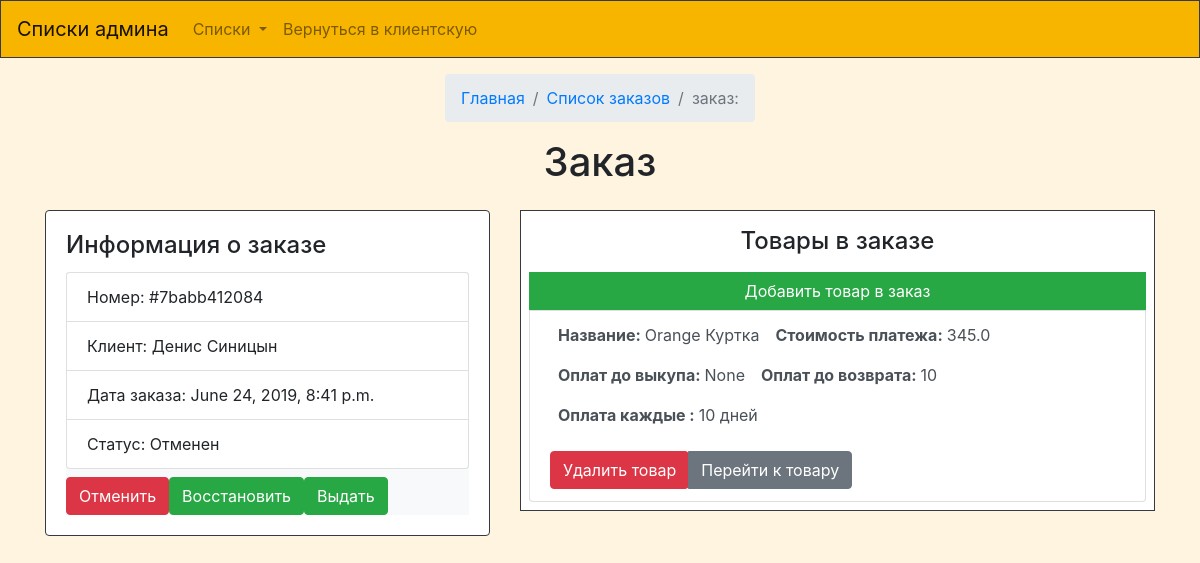
Page /admzakaz/19 (signed in) on the committed database.
### firstapp/models.py (models this page shows, shortened)
class Zakaz(models.Model):
    status = models.BooleanField()
    nomer = models.TextField()
    date = models.DateTimeField()
    person = models.ForeignKey(Person, on_delete=models.CASCADE)
    vidann = models.BooleanField()
    class Meta:
        unique_together = ('nomer',)

class Person(models.Model):
    user = models.OneToOneField(User,on_delete = models.CASCADE, null=True)
    sex = models.BooleanField(null=True)
    phone = models.IntegerField(null=True)
    Vk = models.TextField(null=True);
    Insta = models.TextField(null=True);
    Status = models.CharField(max_length=20,null=True)
    DateReg = models.DateField(null=True);
    DataLast = models.DateTimeField(null=True);
    Zamoroz = models.BooleanField(null=True);
    Email = models.TextField(null=True)
    name = models.CharField(db_index=True,max_length=300)
    PhotoPerson = models.TextField(null=True)
    Bird = models.DateField(null=True)
    Adress = models.TextField(null=True)
    balance = models.FloatField(null=True)
    class Meta:
        unique_together = ( 'Email',)
    objects = models.Manager()

class TovarsZakaz(models.Model):
    zakaz = models.ForeignKey(Zakaz, on_delete=models.CASCADE)
    tovar = models.ForeignKey(VidArendiTovars, on_delete=models.CASCADE)
    size = models.ForeignKey(SizeTovars, on_delete=models.CASCADE)

### firstapp/views.py (the view, shortened to what this page needs)
# urls.py: path('admzakaz/<int:id>', views.zakaz),
def zakaz(req, id):
    if not req.user.is_authenticated:
        return HttpResponseRedirect('/auto/')
    if req.user.person.Status != "Админ":
        return HttpResponseRedirect('/main/')
    zak = Zakazi(req)
    dann = zak.GetZakaz(id)
    return  render(req,'Bot_Card-zakaza.html', context=dann)

### firstapp/views_Obr.py (called while the page is built)
    def __tovarszakaz(self, zakaz):
        tovars = zakaz.tovarszakaz_set.all().values('tovar__tovar__name', 'tovar__stoimost', 'tovar__vikup',
                                                    'tovar__Vozvrat', 'tovar__platej', 'tovar__vidArendi__name','tovar__tovar__id' ,'id')
        return tovars

    def GetZakaz(self, id):
        zakaz = Zakaz.objects.get(id=id)
        dann = {'date':zakaz.date,'nomer':zakaz.nomer,'vid':zakaz.vidann, 'name':zakaz.person.name,'id':zakaz.id , 'status':zakaz.status}
        tovars =self.__tovarszakaz(zakaz)
        return {'zakaz':dann,'tovars':tovars}

### templates/Bot_Card-zakaza.html (shortened to what this page needs)
{% extends "Bot_base.html" %}
{% load staticfiles %}
{% load widget_tweaks %}
{% block main %}
<div class="d-flex flex-column align-items-center mt-3">
    <nav aria-label="breadcrumb">
    <ol class="breadcrumb">
        <li class="breadcrumb-item"><a href="#">Главная</a></li>
        <li class="breadcrumb-item"><a href="/admzakazi/">Список заказов</a></li>
        <li class="breadcrumb-item active" aria-current="page">заказ: {{name}}</li>
    </ol>
    </nav>
    <h1 class="mb-3">Заказ</h1>
    <div class="container">
        <div class="row">
            <div class="col-xl-5 col-lg-5">
    <div class="card mt-2 mb-4 border border-dark">
        <div class="card-body">
            <h4 class="card-title">Информация о заказе</h4>
            <div class=" bg-light">
            <ul class="list-group">
			<form>
				<li class="list-group-item">Номер: #{{zakaz.nomer}}</li>
                <li class="list-group-item">Клиент: {{zakaz.name}}</li>
                <li class="list-group-item">Дата заказа: {{zakaz.date}}</li>
				{% if zakaz.status == False %}
				<li class="list-group-item">Статус: Отменен</li>
				{% else %}
				<li class="list-group-item">Статус: Активен</li>
				{% endif %}
			</form>
            </ul>
				<div class="d-flex flex-column justify-content-center">
					<div class="btn-group mt-2" role="group" aria-label="Basic example">
					<form method="POST" action="/admzakaz/{{zakaz.id}}">
						<button type="sumbit" class="btn btn-danger ">Отменить</button>
					</form>
					<form method="POST" action="/admzakaz/{{zakaz.id}}">
						<button type="sumbit" class="btn btn-success ">Восстановить</button>
					</form>
					{% if zakaz.vid == False %}
					<form method="POST" action="/admzakaz/{{zakaz.id}}">
						<button type="sumbit" class="btn btn-success ">Выдать</button>
					</form>
					{% else %}
						<div type="sumbit" class="btn btn-success ">Выданно</div>
					{% endif %}
					</div>
				</div>
			</div>
		</div>
    </div>
        </div>
            <div class="col-xl-7 col-lg-7">
                <div class="container bg-white border-dark border p-2 mt-2 mb-4">
                    <h4 class="mt-2 mb-3 text-center">Товары в заказе</h4>
                    <div class="list-group  ">
					<a href="/admtovarszakaz/{{zakaz.id}}" class="rounded-0  btn btn-success">
					Добавить товар в заказ
					</a>
					{% for Tovar in tovars %}
                    <div  class="list-group-item list-group-item-action flex-column align-items-start ">
						<div class="d-flex flex-wrap">
							<div class="d-flex mr-2 ml-2  justify-content-start">
								<p class="font-weight-bold mr-1">Название: </p>
								<p class="">{{Tovar.tovar__tovar__name}}</p>
							</div>
							<div class="d-flex mr-2 ml-2 justify-content-start">
								<p class="font-weight-bold mr-1">Стоимость платежа: </p>
								<p class="">{{Tovar.tovar__stoimost}}</p>
							</div>
							<div class="d-flex mr-2 ml-2 justify-content-start">
								<p class="font-weight-bold mr-1">Оплат до выкупа: </p>
								<p class="">{{Tovar.tovar__vikup}}</p>
							</div>
							<div class="d-flex mr-2 ml-2  justify-content-start">
								<p class="font-weight-bold mr-1">Оплат до возврата: </p>
								<p class="">{{Tovar.tovar__Vozvrat}}</p>
							</div>
							<div class="d-flex mr-2 ml-2  justify-content-start">
								<p class="font-weight-bold mr-1">Оплата каждые : </p>
								<p class="">{{Tovar.tovar__platej}} дней</p>
							</div>
						</div>
							<div class="btn-group mt-2" role="group" aria-label="Basic example">
									<form action="/admzakaz/{{zakaz.id}}" id="form" method="POST">
										<button class="btn btn-danger"  type="sumbit" > Удалить товар </button>
									</form>
								<a href="/admtovar/{{Tovar.tovar__tovar__id}}" id="razmoroz" class="btn btn-secondary ">Перейти к товару</a>
							</div>
                    </div>
					{% endfor %}
                </div>
                </div>
            </div>
        </div>
    </div>
{% endblock %}

### rows in the picture
Zakaz: nomer "7babb412084", date "June 24, 2019, 8:41 p.m."
Person: name "Денис Синицын"
TovarsZakaz: tovar__tovar__name "Orange Куртка", tovar__stoimost "345.0", tovar__vikup "None", tovar__Vozvrat "10", tovar__platej "10"
